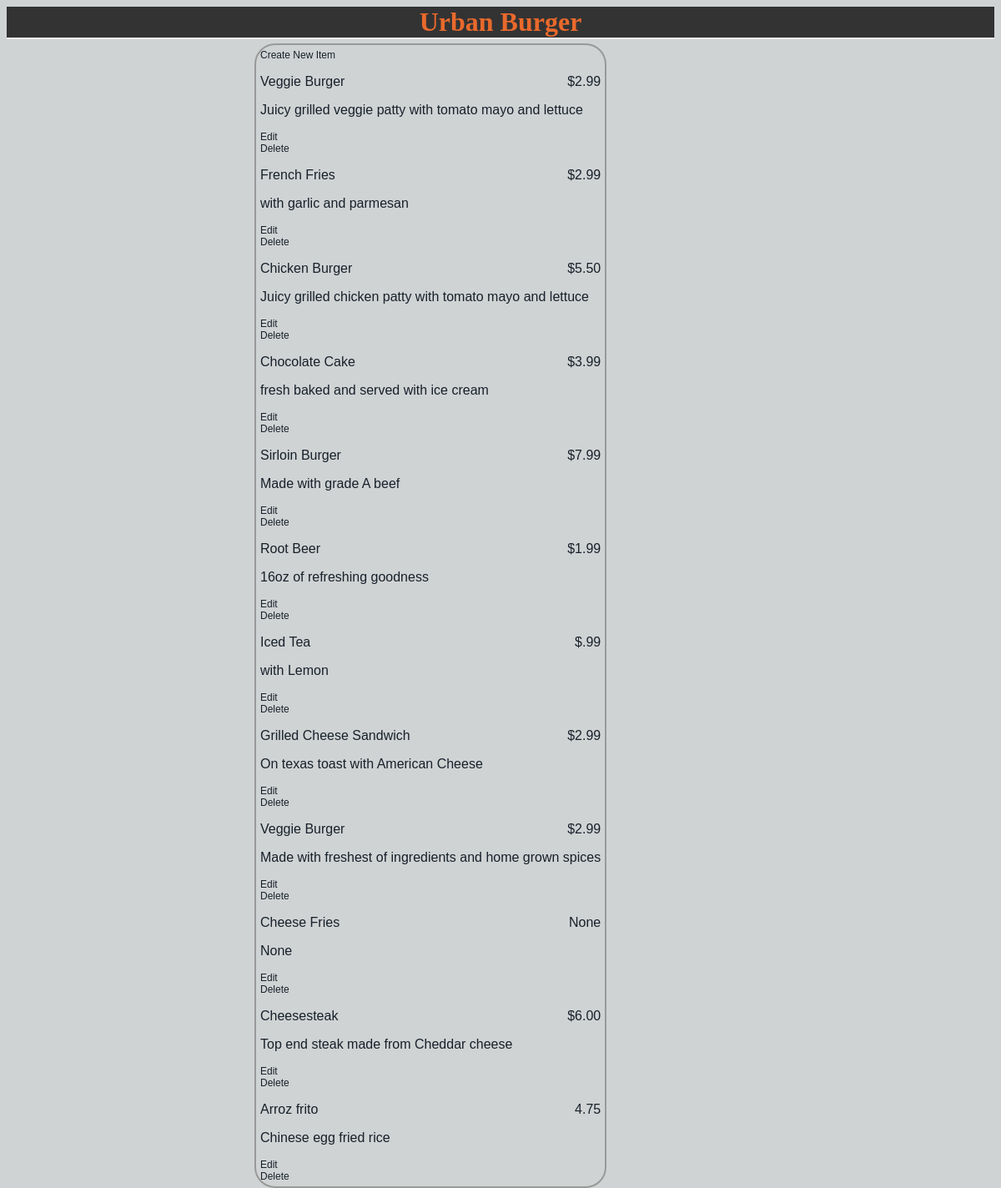
Page /restaurant/1/menu on the committed database.
### database_setup.py (models this page shows, shortened)
class Restaurant(Base):
    __tablename__ = 'restaurant'
    name = Column(String(80), nullable = False)
    id = Column(Integer, primary_key = True)

class MenuItem(Base):
    __tablename__ = 'menu_item'
    name = Column(String(80), nullable = False)
    id = Column(Integer, primary_key = True)
    course = Column(String(25))
    description = Column(String(250))
    price = Column(String(8)) # This needed two decimal places ie Column(Decimal(3,2))
    restaurant_id = Column(Integer, ForeignKey('restaurant.id'))
    restaurant = relationship(Restaurant)

### o5_project.py (the view)
@app.route('/restaurants/<int:restaurant_id>')
@app.route('/restaurant/<int:restaurant_id>/menu')
def restaurantMenu(restaurant_id):
	restaurant = session.query(Restaurant).filter_by(id = restaurant_id).one()
	items = session.query(MenuItem).filter_by(restaurant_id=restaurant_id)
	return render_template('menu.html', restaurant=restaurant, items = items) # Since I am querying on my restaurant

### templates/menu.html (shortened to what this page needs)
<html>
<head>
  <link rel=stylesheet type=text/css href="{{ url_for('static', filename='styles.css') }}">
</head>
<body>
  <div class= 'header'>
    <h1>{{ restaurant.name }}</h1>
  </div>
<div class = 'pane'>
<a href = '{{url_for('newMenuItem', restaurant_id = restaurant.id) }}'>
Create New Item</a>
{% for i in items %}
  <div class = 'nameAndPrice'>
    <span class = 'name'><p>{{i.name}}</p></span>
    <span class = 'price'><p>{{i.price}}</p></span>
  </div>
    <div>
      <p>{{i.description}}</p>
    </div>
  <div class = 'editdeletepane'>
    <a href='{{url_for('editMenuItem', restaurant_id = restaurant.id, menu_id = i.id) }}'>Edit</a>
    <br>
    <a href='{{url_for('deleteMenuItem', restaurant_id=restaurant.id, menu_id = i.id) }}'>Delete</a>
  </div>
{% endfor %}
</div>
</body>
</html>

### static/styles.css (style rules this page uses)
body { font-family: sans-serif; background-color: #d0d3d4; }
h1, h2, h3, h4 { color: #e9692c; }
h1, h2 { font-family: 'georgia', serif; margin: 0; }
h1 { border-bottom: 2px solid #eee; background-color: #333333; }
p, dd, dt { color: #17202a; }
a { text-decoration: none; color: #17202a; font-size: .75em; }
.pane { position: absolute; left: 25%; border: 2px solid; border-radius: 25px; padding: 5px; margin: 5px; border-color: #999999; background-color: #d0d3d4; }
.header { left: 50%; text-align: center; }
.name { width: 50%; display: inline-block; float: left; }
.price { text-align: right; width: 50%; float: right; }

### rows in the picture
Restaurant: name "Urban Burger"
MenuItem: name "Veggie Burger", price "$2.99", description "Juicy grilled veggie patty with tomato mayo and lettuce"
MenuItem: name "French Fries", price "$2.99", description "with garlic and parmesan"
MenuItem: name "Chicken Burger", price "$5.50", description "Juicy grilled chicken patty with tomato mayo and lettuce"
MenuItem: name "Chocolate Cake", price "$3.99", description "fresh baked and served with ice cream"
MenuItem: name "Sirloin Burger", price "$7.99", description "Made with grade A beef"
MenuItem: name "Root Beer", price "$1.99", description "16oz of refreshing goodness"
MenuItem: name "Iced Tea", price "$.99", description "with Lemon"
MenuItem: name "Grilled Cheese Sandwich", price "$2.99", description "On texas toast with American Cheese"
MenuItem: name "Veggie Burger", price "$2.99", description "Made with freshest of ingredients and home grown spices"
MenuItem: name "Cheese Fries", price "None", description "None"
MenuItem: name "Cheesesteak", price "$6.00", description "Top end steak made from Cheddar cheese"
MenuItem: name "Arroz frito", price "4.75", description "Chinese egg fried rice"
